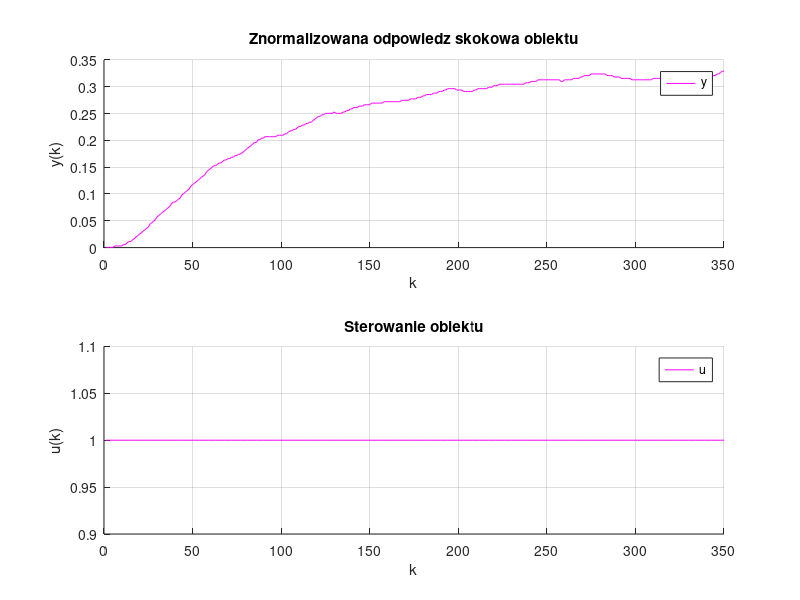

Here is the MATLAB script that generated this plot: (Note: this script raises an error after producing the figure.)
%skrypt do realizacji zadania 3
load('zadanie3.mat');
y1 = s;
u1 = u;
f = figure('visible','on');
subplot(2,1,1)
hold on; 
grid on; 
plot(y1,'m');
title('Znormalizowana odpowiedz skokowa obiektu')
legend('y')
xlabel('k');
ylabel('y(k)');
%ylim([30 40]);
subplot(2,1,2)
hold on; 
grid on; 
plot(u1,'m');
title('Sterowanie obiektu')
legend('u');
xlabel('k');
ylabel('u(k)');
fig_pos = f.PaperPosition;
f.PaperSize = [fig_pos(3) fig_pos(4)];
print(f, 'zad3y','-dpdf','-bestfit')
